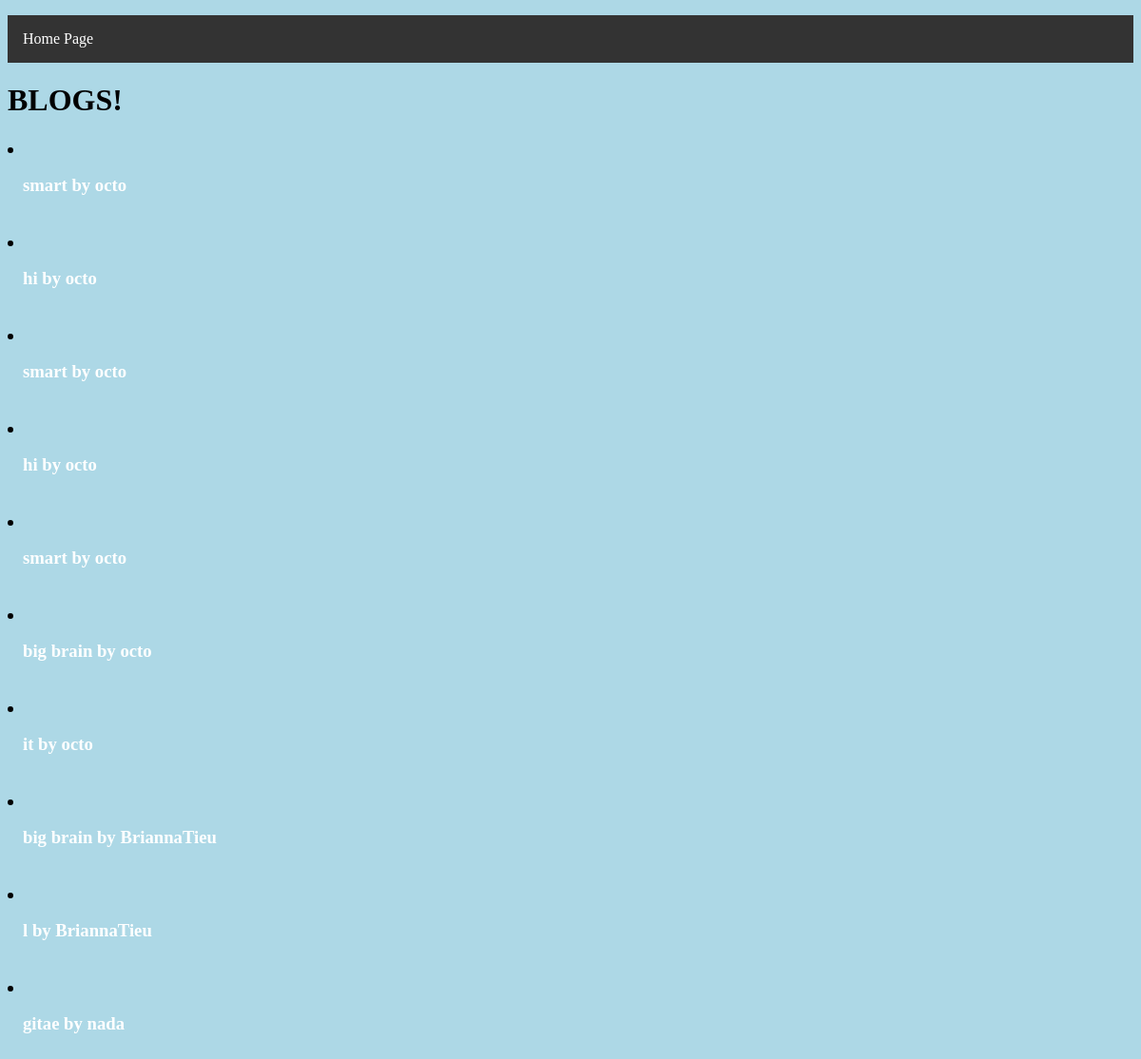
The app's page /view, older data.
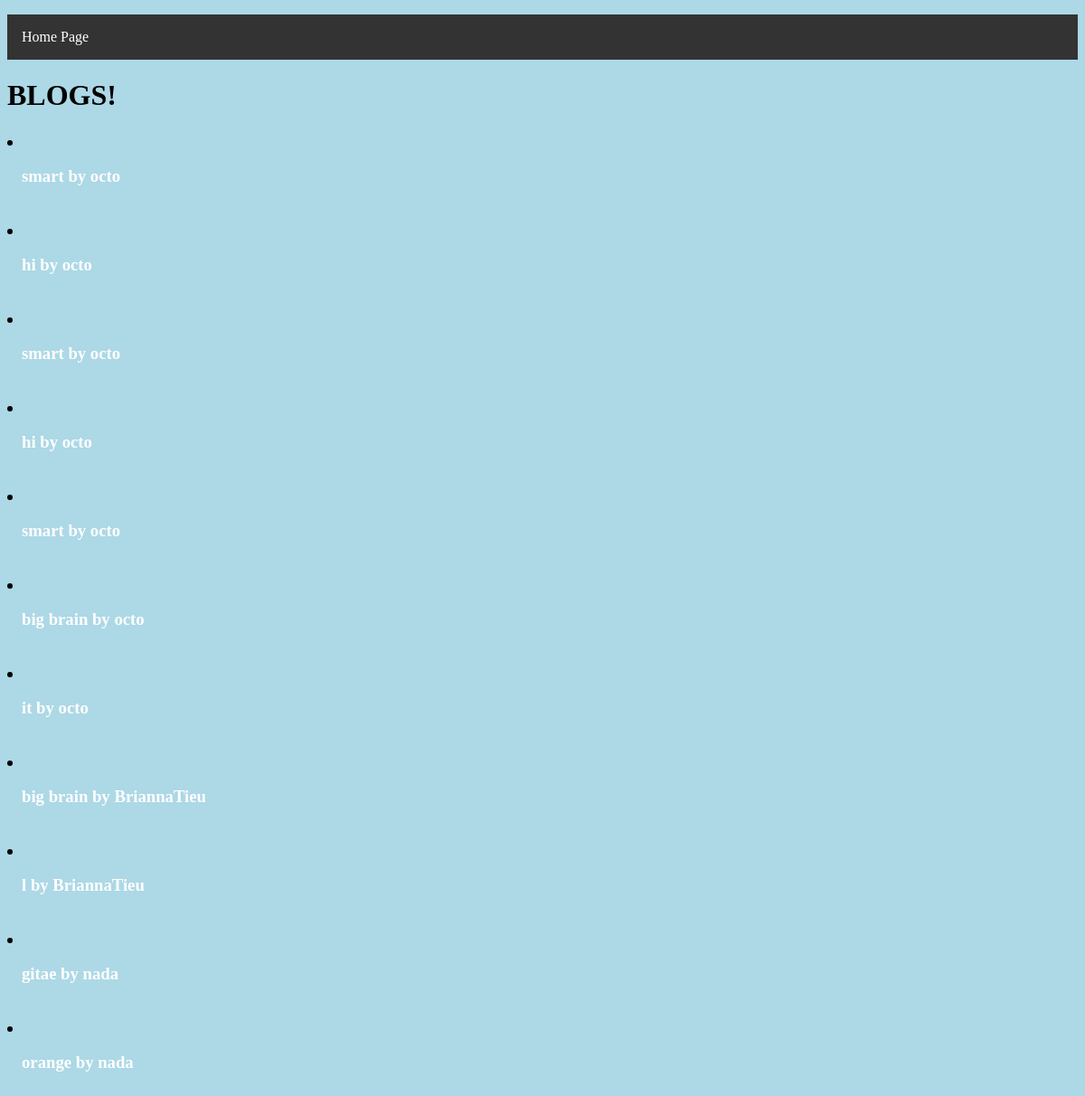
The same page, newer data.
### tables this page shows
CREATE TABLE blogs (blogName TEXT, username TEXT);

### __init__.py (the view)
@app.route('/view', methods=['GET', 'POST'])
def view():
    allBlogs = c.execute("SELECT * FROM blogs").fetchall()
    return render_template( 'view.html', blogList=allBlogs )

### templates/view.html (shortened to what this page needs)
<!DOCTYPE html>
<html>
  <head>
    <link rel="stylesheet" href="/static/styleview.css">
  </head>
  <body>
    <form action="/view", method="POST">
        <ul>
          <li><a href="/?">Home Page</a></li>
        </ul>
        <h1>
            BLOGS!
        </h1>
        <h3>
            {% for blog in blogList %}
                <li><a href={{ url_for('viewBlog', blog=blog[0]) }}>{{blog[0]}} by {{blog[1]}}</a></li>
                <br>
            {% endfor %}
        </h3>
    </form>
  </body>
</html>

### static/styleview.css (style rules this page uses)
body { background-color: lightblue; font-family: 'Papyrus', fantasy; }
li a { display: block; color: white; padding: 16px 16px; text-decoration: none; }
ul { list-style-type: none; margin: 0; padding: 0; overflow: hidden; background-color: #333; }

Row changes from the older to the newer data that the page shows:
added blogs: blogName "orange", username "nada"
